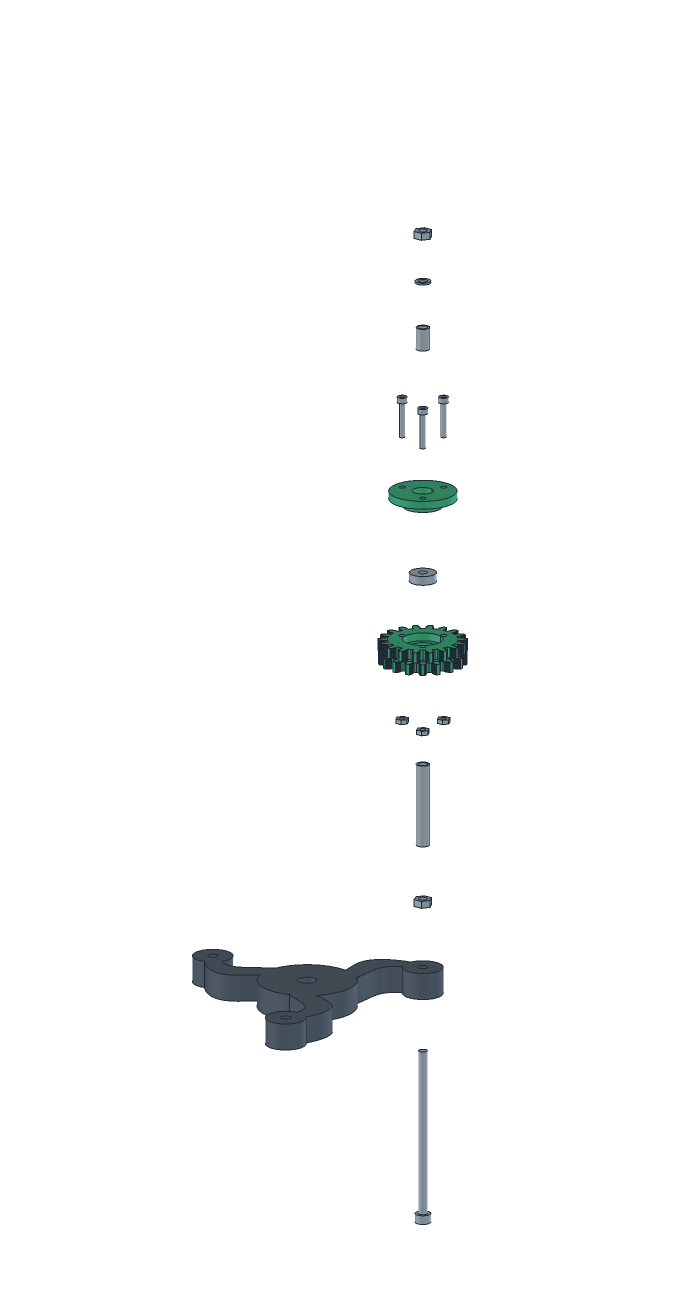
#> input picture experiments/print_petg_12/output/planet_joint_raw.png, 1400 x 2600 px (shown at 1/2 size); its folder holds 3 pictures in this run
$ python make_joint_posters.py
#> lines starting #> are read from the running program, lines starting #| are printed output that depends on the picture
"""Readable enlarged details from the same FreeCAD exploded geometry."""
from pathlib import Path
from collections import defaultdict
import json,textwrap
from PIL import Image,ImageDraw,ImageFont
OUT=Path(__file__).resolve().parent/"output"
def compose(which,title,subtitle):
#> called with which = 'planet_joint', title = '604 PLANET BEARING / P04 AXLE'
    raw=Image.open(OUT/(which+"_raw.png")).convert("RGB")
#> raw is the input picture: PIL image 1400x2600 RGB; mean R, G, B 250.2, 250.7, 250.8
    w,h=2700,raw.height+400
#> w = 2700; h = 3000
    im=Image.new("RGB",(w,h),"white");d=ImageDraw.Draw(im)
#> after `im = Image.new('RGB', (w, h), 'white')`: im: PIL image 2700x3000 RGB; every value is 255
    def font(n,b=False):
        return ImageFont.truetype("/usr/share/fonts/truetype/dejavu/DejaVuSans"+("-Bold" if b else "")+".ttf",n)
    def text(x,y,s,n=35,b=False,color="#152c3a"):d.text((x,y),s,font=font(n,b),fill=color)
    def wrap(x,y,s,n=32,width=26,b=False):
#> called with x = 60, y = 116, n = 32, width = 130, b = False
        for line in textwrap.wrap(s,width):
            text(x,y,line,n,b);y+=n*1.35
        return y
    text(60,35,title,58,True);wrap(60,116,subtitle,32,130)
    im.paste(raw,(650,210))
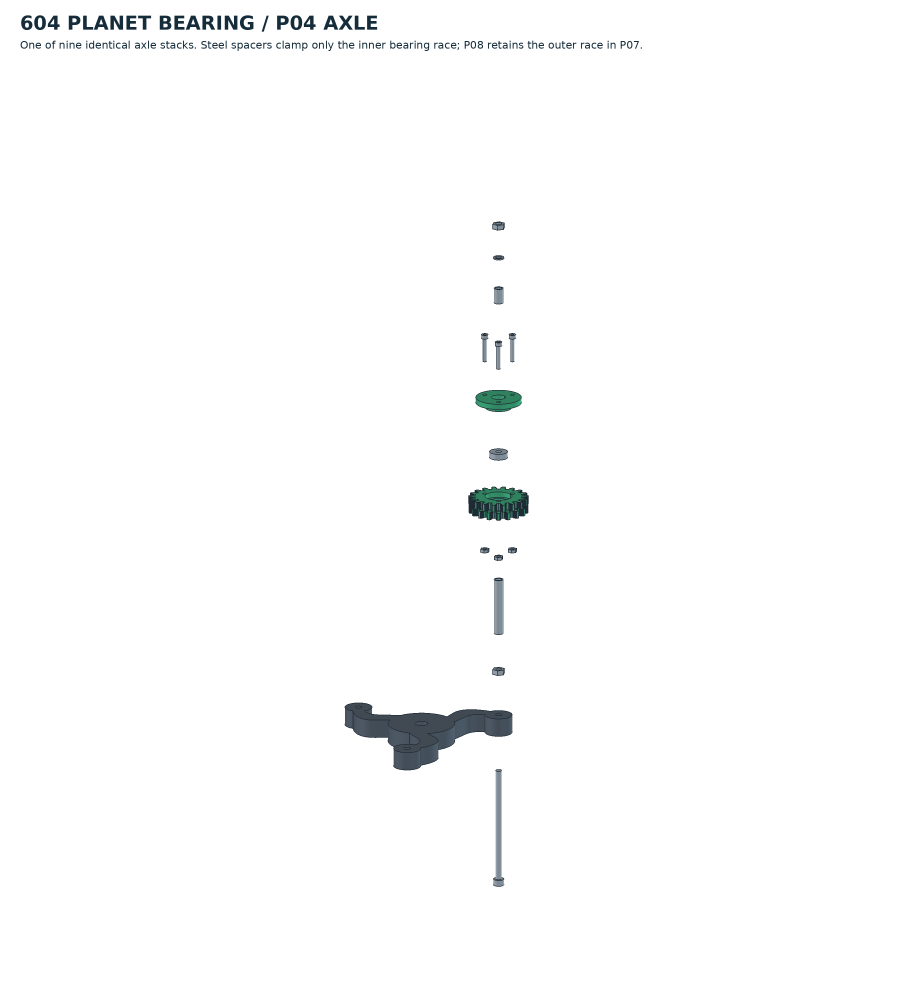
#> im: PIL image 2700x3000 RGB (shown at 1/3 size); mean R, G, B 251.9, 252.2, 252.3
#> (the run stopped early here; a loop or call above may not have finished)
